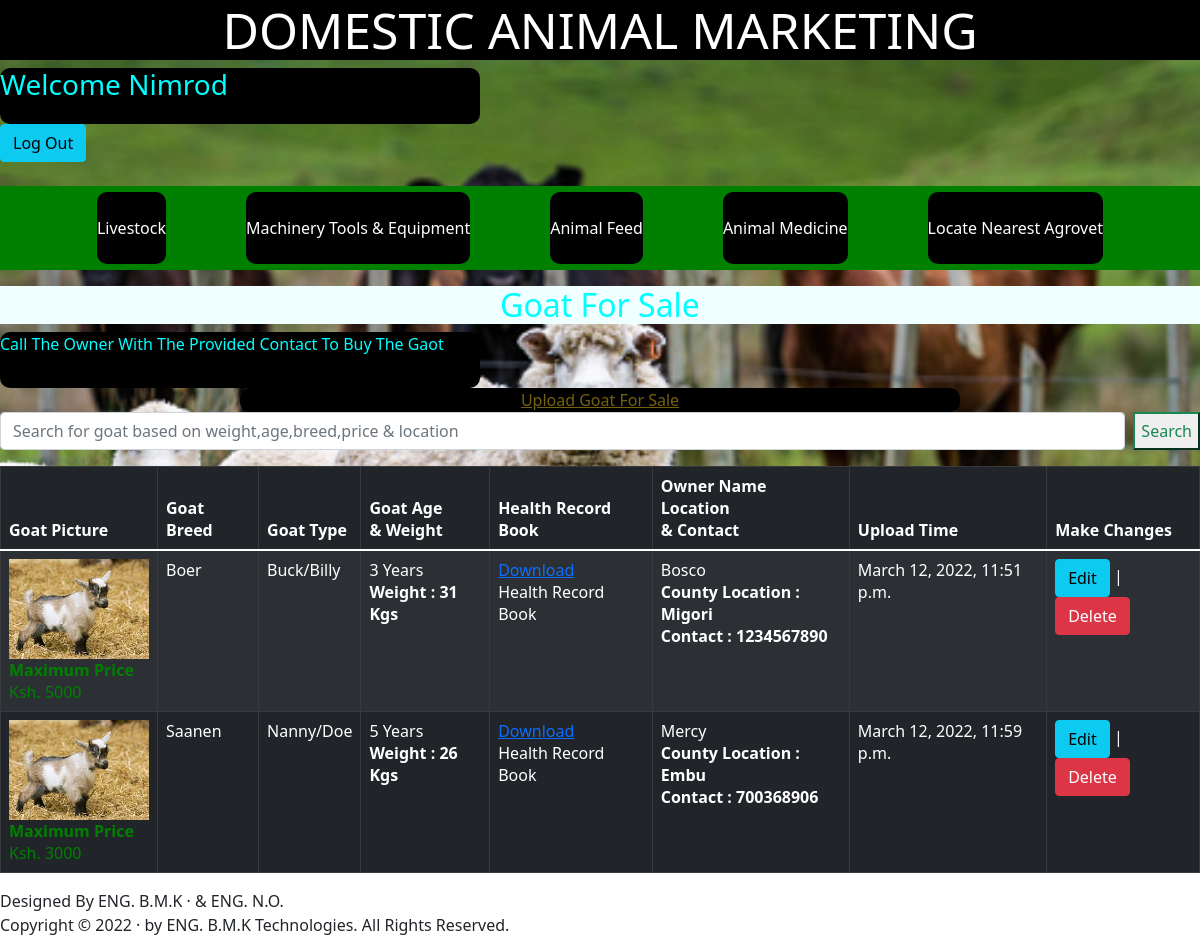
Screenshot of /goat (signed in) with the database file from the repository.
### users/models.py (models this page shows)
class CustomUser(AbstractUser):
    first_name=models.CharField(max_length=50, null=False,blank=False)
    last_name=models.CharField(max_length=50,null=False,blank=False)
    email=models.EmailField(max_length=100,null=False,blank=False)

### pages/models.py (models this page shows, shortened)
class Goat(models.Model):
    owner_name=models.ForeignKey(
        get_user_model(),
        on_delete=models.CASCADE,
    )
    owner_contact=models.IntegerField()
    breed=models.CharField(max_length=100)
    weight=models.IntegerField()
    date_time=models.DateTimeField(auto_now=True)
    maximum_selling_price=models.IntegerField()
    location=models.CharField(max_length=100)
    goat_age=models.IntegerField()
    goat_sex_based_on=models.ForeignKey(GoatSex,on_delete=models.CASCADE)
    health_record_book=models.FileField(upload_to='goat/health_record/')
    goat_picture=models.ImageField(upload_to='goat/goat_pictures/')

class GoatSex(models.Model):
    goat_sex=models.CharField(max_length=10)
    def __str__(self):
        return self.goat_sex

### pages/views.py (the view)
# urls.py: path('goat',GoatPageView.as_view(),name='goat_list'),
class GoatPageView(LoginRequiredMixin, ListView):
    model=Goat
    template_name='goat/goat.html'
    login_url = 'login'

### users/templates/goat/goat.html
{%extends 'main.html'%}
{%block content%}
<h2 class="page_title">Goat For Sale</h2>
<div class="marquee">
<marquee behavior="" direction="">
    <p >Call The Owner With The Provided Contact To Buy The Gaot</p>
</marquee>
</div>
<div class="to_upload">
    <a  href="{%url 'goat_upload'%}">Upload Goat For Sale</a>
</div>
<nav>
<form method="GET" action="{%url 'goat_search'%}" class="d-flex">
    <input class="form-control me-2" name="goatsearch" type="search" placeholder="Search for goat based on weight,age,breed,price & location" aria-label="Search">
    <button class="btn-outline-success" type="submit">Search</button>
</form>
</nav>
<table class="table table-dark table-striped table-bordered">
    <thead>
        <th>Goat Picture</th>
        <th>Goat Breed</th>
        <th>Goat Type</th>
        <th>
            Goat Age
            <br>
            & Weight
        </th>
        <th>Health Record Book</th>
        <th>
            Owner Name
            <br>
            Location
            <br>
            & Contact
        </th>
        <th>Upload Time</th>
        <th>Make Changes</th>
    </thead>
    <tbody>
        {%for goat in object_list%}
        <tr>
            <td>
                {%if goat.goat_picture%}
                <img src="{{goat.goat_picture.url}}" alt="{{goat.breed}}" height="100" width="auto">
                <br>
                <b class="price">Maximum Price</b>
                <br>
                 <div class="price">Ksh. {{goat.maximum_selling_price}}</div>
                {%else%}
                no picture
                {%endif%}
            </td>
            <td>{{goat.breed}}</td>
            <td>{{goat.goat_sex_based_on}}</td>
            <td>
                {{goat.goat_age}} Years
                <br>
                <b>Weight : {{goat.weight}} Kgs</b>
            </td>
            <td>
                <a href="{{goat.health_record_book.url}}" target="_blank">
                    Download
                </a>
                <br>
                Health Record Book
            </td>
            <td>
                {{goat.owner_name}}
                <br>
                <b>County Location : {{goat.location}}</b>
                <br>
                <b>Contact : {{goat.owner_contact}}</b>
            </td>
            <td>{{goat.date_time}}</td>
            <td><a class="btn btn-info ml- " href="{% url 'goat_edit' goat.pk %}">Edit</a> | <a class="btn btn-danger ml- " href="{% url 'goat_delete' goat.pk %}">Delete</a></td>
            {%endfor%}
        </tr>
    </tbody>
</table>
Designed By  ENG. B.M.K &middot; &  ENG. N.O.
<br>
Copyright &copy; 2022 &middot; by  ENG.  B.M.K  Technologies. All Rights Reserved.
{%endblock content%}

### users/templates/main.html (shortened to what this page needs)
{%load static%}
<link rel="stylesheet" href="{%static 'bootstrap.css'%}">
<link rel="stylesheet" href="{%static 'animals.css'%}">
<body class="body">
{%if user.is_authenticated%}
<h1 class="title_name">DOMESTIC ANIMAL MARKETING</h1>
<div class="marquee">
    <marquee  behavior="scroll" direction="left">
       <h3>Welcome {{user.username}}</h3>
    </marquee>
</div>
    <a class="btn btn-info ml- " href="{%url 'logout' %}">Log Out</a>
    <br>
    <br>
    <ul class="menu">
    <li class="menu-item"><a href="{%url 'animals'%}">Livestock</a></li>
    <li class="menu-item"><a href="{%url 'machinery'%}">Machinery Tools & Equipment</a></li>
    <li class="menu-item"><a href="{%url 'animalfeed'%}">Animal Feed</a></li>
    <li class="menu-item"><a href="{%url 'animalmedicine'%}">Animal Medicine</a></li>
    <li class="menu-item"> <a href="#">Locate Nearest Agrovet</a></li>
    </ul>
{%else%}
    <p>You are not logged in</p>
{%endif%}
{%block content%}{%endblock content%}
</body>

### pages/static/animals.css (style rules this page uses)
.body { background-image: url(media/static/background.jpg); background-repeat: no-repeat; background-size: cover; }
.title_name { color: white; text-align: center; font-size: 50px; background-color: black; }
.page_title { color:aqua; background-color: azure; }
h2 { text-align: center; }
.menu { position: relative; display: flex; justify-content: center; list-style: none; background-color: green; padding:30px ; }
.menu-item >a { background-color: black; border-radius: 10px; color: #fff; font-size: 1rem; text-decoration: none; margin: 40px; padding: 25px 0; }
.marquee { color: aqua; background: black; width: 40%; height: 7%; border-radius: 10px; position: relative; }
.price { color:green; }
.to_upload { background: black; text-align: center; border-radius: 10px; position: relative; margin-left: 20%; margin-right: 20%; }
.to_upload >a { color: rgb(117, 96, 13); }

### rows the page displays
CustomUser: username "Nimrod"
Goat: goat_picture (picture), maximum_selling_price "5000", breed "Boer", goat_sex_based_on "Buck/Billy", goat_age "3", weight "31", owner_name "Bosco", location "Migori", owner_contact "1234567890", date_time "March 12, 2022, 11:51 p.m."
Goat: goat_picture (picture), maximum_selling_price "3000", breed "Saanen", goat_sex_based_on "Nanny/Doe", goat_age "5", weight "26", owner_name "Mercy", location "Embu", owner_contact "700368906", date_time "March 12, 2022, 11:59 p.m."
